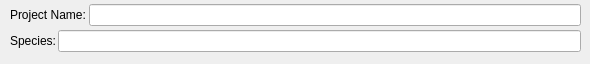
           <widget class="QWidget" name="page_12">
            <widget class="QWidget" name="layoutWidget">
             <property name="geometry">
              <rect>
               <x>10</x>
               <y>3</y>
               <width>571</width>
               <height>52</height>
              </rect>
             </property>
             <layout class="QVBoxLayout" name="verticalLayout_6">
              <property name="spacing">
               <number>3</number>
              </property>
              <item>
               <layout class="QHBoxLayout" name="horizontalLayout_14">
                <item>
                 <widget class="QLabel" name="label_6">
                  <property name="text">
                   <string>Project Name:</string>
                  </property>
                 </widget>
                </item>
                <item>
                 <widget class="QLineEdit" name="lineEdit_4"/>
                </item>
               </layout>
              </item>
              <item>
               <layout class="QHBoxLayout" name="horizontalLayout_34">
                <item>
                 <widget class="QLabel" name="label_30">
                  <property name="sizePolicy">
                   <sizepolicy hsizetype="Maximum" vsizetype="Preferred">
                    <horstretch>0</horstretch>
                    <verstretch>0</verstretch>
                   </sizepolicy>
                  </property>
                  <property name="maximumSize">
                   <size>
                    <width>45</width>
                    <height>16777215</height>
                   </size>
                  </property>
                  <property name="text">
                   <string>Species:</string>
                  </property>
                 </widget>
                </item>
                <item>
                 <widget class="QLineEdit" name="lineEdit_13">
                  <property name="enabled">
                   <bool>true</bool>
                  </property>
                 </widget>
                </item>
               </layout>
              </item>
             </layout>
            </widget>
           </widget>
